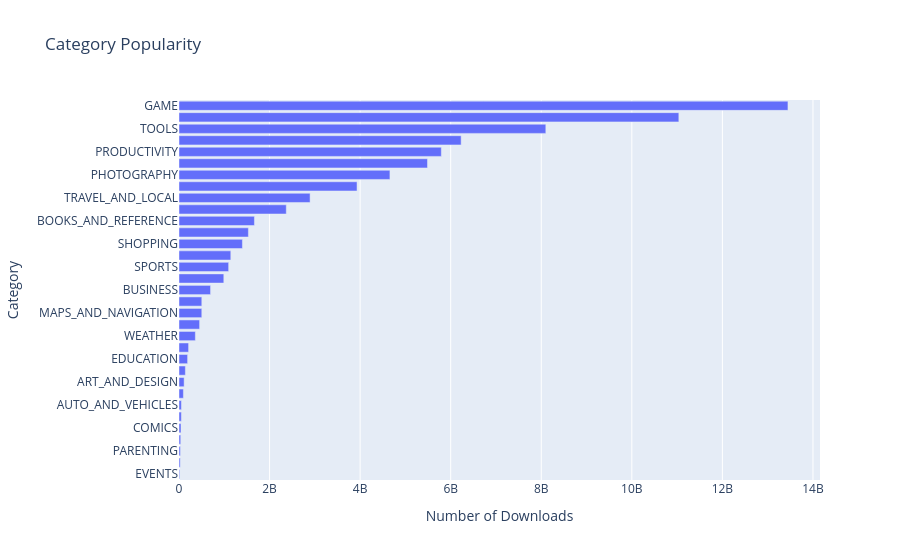

Notebook code cell kept with this figure:
### Code cell
h_bar = px.bar(x=category_installs.Installs,
               y=category_installs.index,
               orientation='h',
               title='Category Popularity')

h_bar.update_layout(xaxis_title='Number of Downloads', yaxis_title='Category')
h_bar.show()

### Figure 1 — Plotly figure (JSON) as saved in the notebook; plotly's stock layout.template omitted (floating-point values rounded to 4 significant figures)
{"data": [{"hovertemplate": "x=%{x}<br>y=%{y}<extra></extra>", "legendgroup": "", "marker": {"color": "#636efa", "pattern": {"shape": ""}}, "name": "", "orientation": "h", "showlegend": false, "textposition": "auto", "x": [15949410, 26916200, 31116110, 38252576, 44931100, 52083000, 53129800, 97072000, 113233100, 140911410, 189851000, 211677750, 361096500, 455249400, 503267560, 503611120, 697018120, 989660000, 1096431465, 1144006220, 1400331540, 1532352930, 1665791655, 2369110650, 2894859300, 3931797200, 4658143130, 5487841475, 5793070180, 6230955490, 8100724500, 11038241530, 13447762717], "xaxis": "x", "y": ["EVENTS", "BEAUTY", "PARENTING", "MEDICAL", "COMICS", "LIBRARIES_AND_DEMO", "AUTO_AND_VEHICLES", "HOUSE_AND_HOME", "ART_AND_DESIGN", "DATING", "EDUCATION", "FOOD_AND_DRINK", "WEATHER", "FINANCE", "MAPS_AND_NAVIGATION", "LIFESTYLE", "BUSINESS", "ENTERTAINMENT", "SPORTS", "HEALTH_AND_FITNESS", "SHOPPING", "PERSONALIZATION", "BOOKS_AND_REFERENCE", "NEWS_AND_MAGAZINES", "TRAVEL_AND_LOCAL", "VIDEO_PLAYERS", "PHOTOGRAPHY", "SOCIAL", "PRODUCTIVITY", "FAMILY", "TOOLS", "COMMUNICATION", "GAME"], "yaxis": "y", "type": "bar"}], "layout": {"xaxis": {"anchor": "y", "domain": [0.0, 1.0], "title": {"text": "Number of Downloads"}}, "yaxis": {"anchor": "x", "domain": [0.0, 1.0], "title": {"text": "Category"}}, "legend": {"tracegroupgap": 0}, "title": {"text": "Category Popularity"}, "barmode": "relative"}}
